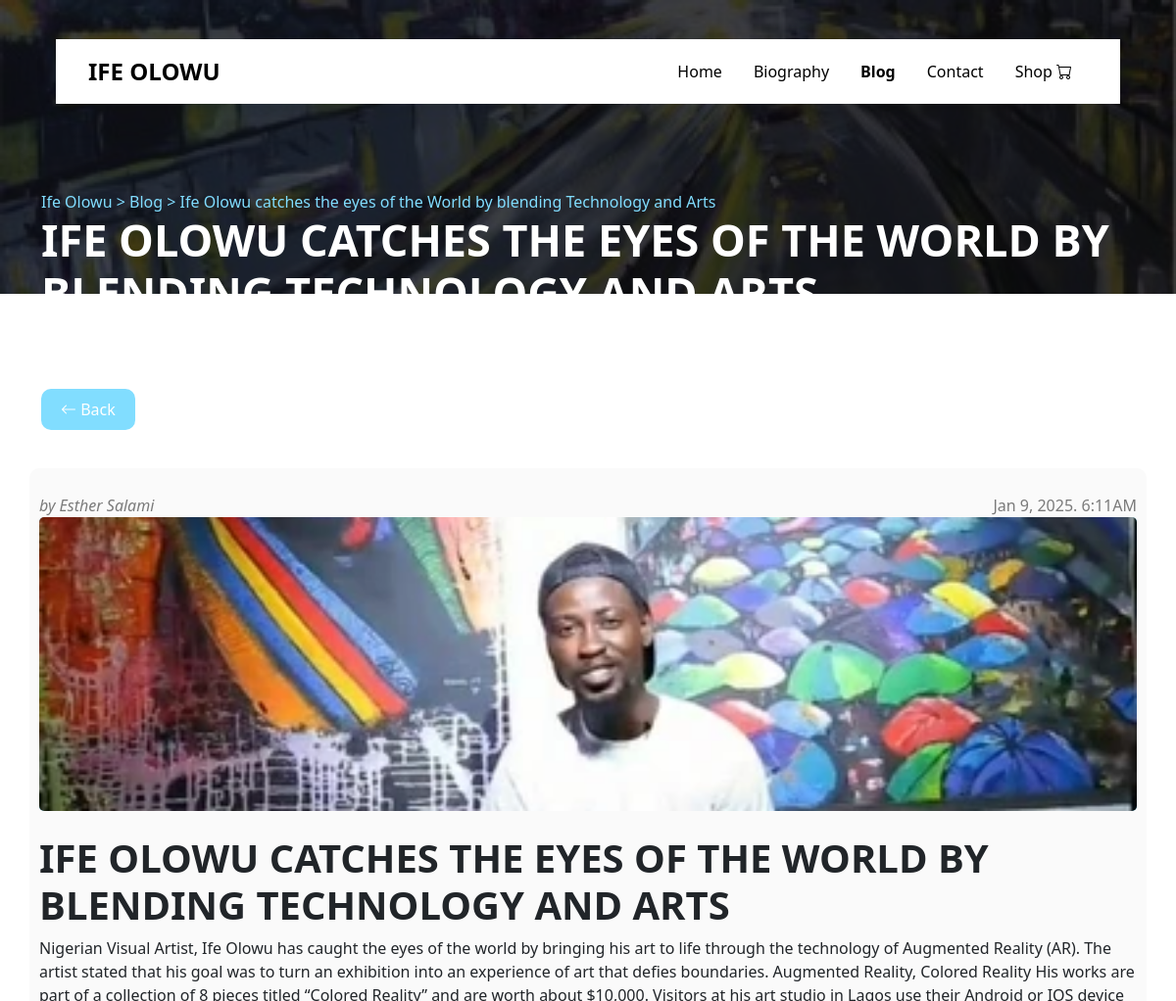
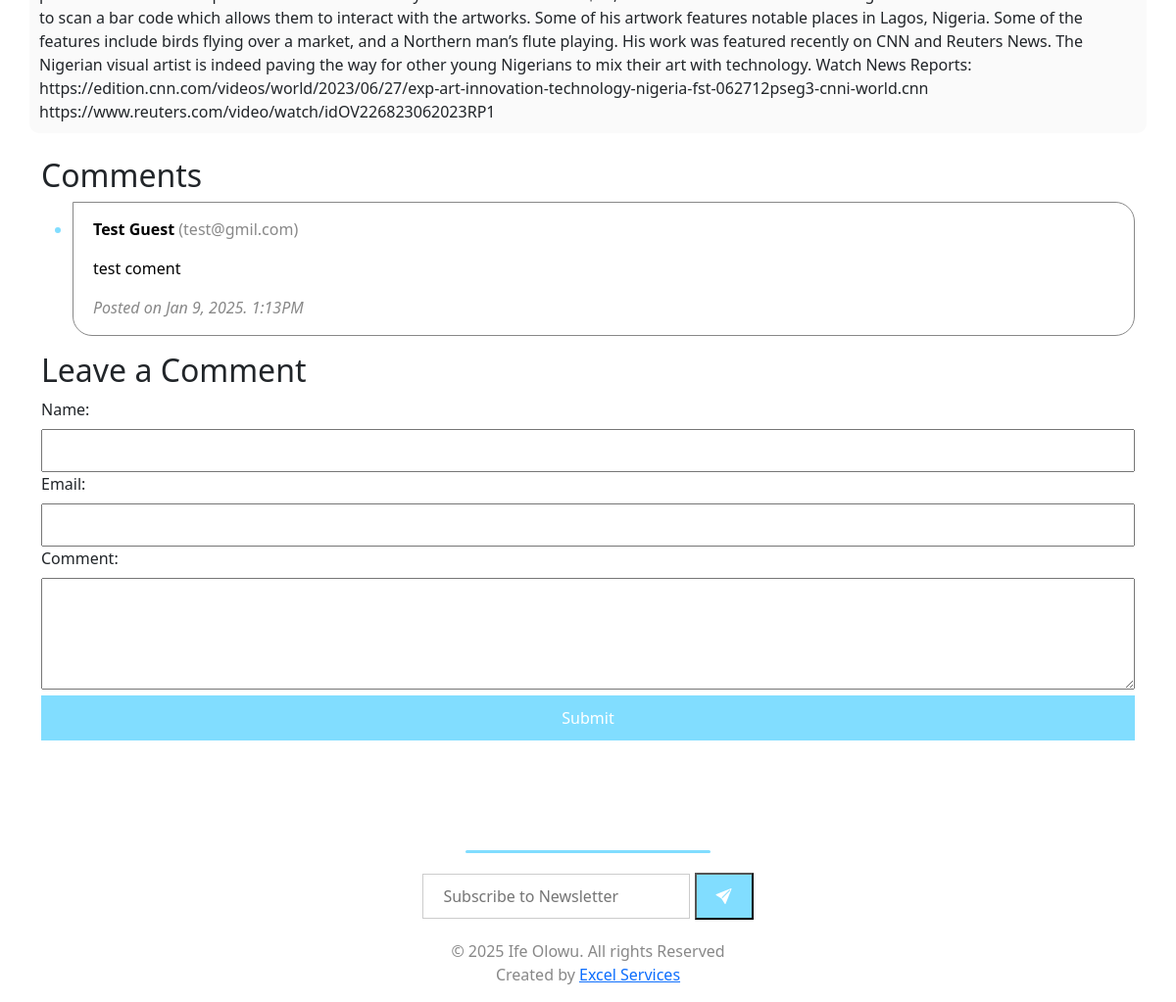
The page /blog/6/ on the database its author committed (2 pictures, top to bottom).
### blog/models.py (models this page shows, shortened)
class BlogPost(models.Model):
    id = models.AutoField(primary_key=True)
    title = models.CharField(max_length=200)
    image = models.ImageField(upload_to='blog/images/', blank=True, null=True)  # Blog post image
    content = models.TextField()
    author = models.CharField(max_length=100, blank=True, null=True)  # Optional author name
    date_created = models.DateTimeField(auto_now_add=True)

class Comment(models.Model):
    id = models.AutoField(primary_key=True)
    blog_post = models.ForeignKey(BlogPost, on_delete=models.CASCADE, related_name='comments')
    name = models.CharField(max_length=100)  # Name of the commenter
    email = models.EmailField()
    content = models.TextField()  # Comment content
    date_created = models.DateTimeField(auto_now_add=True)

### blog/views.py (the view)
# urls.py: path('<int:post_id>/', views.blog_detail, name='blog_detail'),
def blog_detail(request, post_id):
    post = get_object_or_404(BlogPost, id=post_id)
    comments = post.comments.all()  # Get all comments for the post
    if request.method == 'POST':
        form = CommentForm(request.POST)
        if form.is_valid():
            comment = form.save(commit=False)
            comment.blog_post = post  # Associate comment with the current blog post
            comment.save()
            messages.success(request, 'Your comment has been submitted successfully.')
            return redirect('blog_detail', post_id=post.id)
    else:
        messages.error(request, "You haven't Commented yet")
        form = CommentForm()
    return render(request, 'blog/blog_detail.html', {'post': post, 'comments': comments, 'form': form})

### blog/forms.py
class CommentForm(forms.ModelForm):
    class Meta:
        model = Comment
        fields = ['name', 'email', 'content']  # Fields to display in the form
        widgets = {
            'content': forms.Textarea(attrs={'rows': 4}),
        }

### blog/templates/blog/blog_detail.html (shortened to what this page needs)
{% load static %}
<!DOCTYPE html>
<html lang="en">
<head>
  <link href="https://cdn.jsdelivr.net/npm/bootstrap@5.3.0/dist/css/bootstrap.min.css" rel="stylesheet">
  <link href="https://cdn.jsdelivr.net/npm/bootstrap-icons/font/bootstrap-icons.css" rel="stylesheet">
   {% load humanize %}
</head>
<body>
<div class="container">
  <header class="header">
    <div class="container-fluid">
      <div class="d-flex justify-content-between align-items-center py-2 px-3">
        <div class="logo">
          <h1><b>IFE OLOWU</b></h1>
        </div>
        <nav class="d-none d-lg-block">
          <ul class="nav">
            <li class="nav-item">
              <a class="nav-link" href="{% url 'homepage' %}">Home</a>
            </li>
            <li class="nav-item">
              <a class="nav-link" href="{% url 'biography' %}">Biography</a>
            </li>
            <li class="nav-item">
              <a class="nav-link active" href="{% url 'blog_list' %}">Blog</a>
            </li>
            <li class="nav-item">
              <a class="nav-link" href="{% url 'contact' %}">Contact</a>
            </li>
            <li class="nav-item">
              <a class="nav-link" href="{% url 'product_list' %}">
                Shop <i class="bi bi-cart"></i>
              </a>
            </li>
          </ul>
        </nav>
      </div>
    </div>
  </header>
</div>
        <br><br>
        <div class="bkg-img">
            <img width="100%" src="{% static 'core\images\blog.jpg' %}" class="top-img" alt="shop">
        </div>
        <div class="info-area">
            <div class="container">
                <span style="color: #81ddff;"><a href="{% url 'homepage' %}" style="text-decoration: none; color: #81ddff;">Ife Olowu</a> > <a href="{% url 'blog_list' %}" style="text-decoration: none; color: #81ddff;">Blog</a> > {{ post.title }}</span>
                <h1 style="color: #fff; font-size: 45px;"><b>{{ post.title|upper }}</b></h1>
                <br><br><br>
                <a class="btn-back" href="{% url 'blog_list' %}"><i class="bi bi-arrow-left"></i> Back</a>
            </div>
            <br><br>
            <div class="container" style="display: static;">
                <div class="row">
                    <div class="post col"><p></p>
                        <span style="display: flex; justify-content: space-between;">
                            <span style="font-style: italic; color: #7a7a7a;">by {{ post.author }}</span>
                            <span style="color: #7a7a7a;">{{ post.date_created|date:"M j, Y. g:iA" }}</span>
                        </span>
                        <span class="img-blog">
                            <img class="blog-image" src="{{ post.image.url }}" alt="{{ post.title }}">
                        </span>
                        <br>
                        <span class="blog-content"><h1><b>{{ post.title|upper }}</b></h1>{{ post.content }}</span>
                    </div>
                    <div class="comments col-12"><br>
                    <h2>Comments</h2>
                    {% if comments %}
                        <ul>
                            {% for comment in comments %}
                                <li class="comment-s">
                                    <p><strong style="color: #000;">{{ comment.name }}</strong> ({{ comment.email }})</p>
                                    <p style="color: #000;">{{ comment.content }}</p>
                                    <p><em>Posted on {{ comment.date_created|date:"M j, Y. g:iA" }}</em></p>
                                </li>
                            {% endfor %}
                        </ul>
                    {% else %}
                        <p>No comments yet. Be the first to comment!</p>
                    {% endif %}
                    <h2>Leave a Comment</h2>
                        <form method="POST">
                            <div>
                                <label class="com" for="id_name">Name:</label>
                                <input class="com" type="text" name="name" id="id_name" value="{{ form.name.value|default:'' }}" required>
                            </div>
                            <div>
                                <label class="com" for="id_email">Email:</label>
                                <input class="com" type="email" name="email" id="id_email" value="{{ form.email.value|default:'' }}" required>
                            </div>
                            <div>
                                <label class="com" for="id_content">Comment:</label>
                                <textarea class="com" name="content" id="id_content" rows="4" required>{{ form.content.value|default:'' }}</textarea>
                            </div>
                            <button class="com" type="submit">Submit</button>
                        </form>
                    </div>
                </div>
            </div>
        </div>
<br>
<br><br>
        <footer class="">
            <center>
                <div class="footer-line"></div>
                <form class="newsletter" action="">
                    <input class="form-input" style="border: 1px solid #ccc;" type="email" placeholder="Subscribe to Newsletter">
                    <button class="form-input btn-blue"><i class="bi bi-send-fill"></i></button>
                </form>
                <p style="color: #888888;">&copy; <script>document.write(new Date().getFullYear())</script> Ife Olowu. All rights Reserved <br> Created by <a href="http://wa.me/+23430920952/">Excel Services</a></p>
            </center>
        </footer>
    </body>
</html>

### blog/templates/blog/blog_detail.html (style rules this page uses)
img { pointer-events: none; -webkit-user-select: none; -moz-user-select: none; -ms-user-select: none; user-select: none; -webkit-user-drag: none; user-drag: none; }
.header { background: #fff; box-shadow: 0px 0px 20px rgba(0, 0, 0, 0.1); position: sticky; top: 0; z-index: 0; margin: 40px 15px; padding: 5px; }
.logo h1 { font-size: 24px; font-weight: bold; margin: 0; color: #000; }
.nav-link { color: #000 !important; }
.active { font-weight: bold !important; }
.footer-line { width: 250px; height: 3px; background-color: #81ddff; border-radius: 10px; }
.form-input { padding: 10px 20px; }
.btn-blue { background-color: #81ddff; border-radius: 0; color: #fff; }
.newsletter { margin: 20px; }
.top-img { position: absolute; top: 0; height: 300px; width: 100%; z-index: -1; filter: brightness(30%); object-fit: cover; }
.btn-back { background-color: #81ddff; color: #fff; border-radius: 10px; padding: 10px 20px; text-decoration: none; }
.post { background-color: #fafafa; border-radius: 10px; padding: 10px; }
.img-blog { background-color: #81ddff; width: 100%; height: 300px; border-radius: 5px; display: block; }
.blog-image { width: 100%; height: 100%; object-fit: cover; border-radius: 5px; }
label.com { display: block; margin-bottom: 0.5em; }
input.com, textarea.com { width: 100%; padding: 0.5em; font-size: 1em; }
button.com { padding: 0.7em 1.5em; background-color: #81ddff; color: #fff; border: none; cursor: pointer; width: 100%; }
.comment-s { border: 1px solid #888888; padding: 15px 20px 0px 20px; margin-bottom: 10px; border-radius: 0 20px 20px 20px; color: #888888; }
.comment-s::marker { color: #81ddff; }

### rows shown on the page
BlogPost: title "Ife Olowu catches the eyes of the World by blending Technology and Arts", title "IFE OLOWU CATCHES THE EYES OF THE WORLD BY BLENDING TECHNOLOGY AND ARTS", author "Esther Salami", date_created "Jan 9, 2025. 6:11AM", image (picture), content "Nigerian Visual Artist, Ife Olowu has caught the eyes of the world by bringing his art to life through the technology of Augmented Reality (AR). The artist stated that his goal was to turn an exhibition into an experience of art that defies boundaries. Augmented Reality, Colored Reality His works are part of a collection of 8 pieces titled “Colored Reality” and are worth about $10,000. Visitors at his art studio in Lagos use their Android or IOS device to scan a bar code which allows them to interact with the artworks. Some of his artwork features notable places in Lagos, Nigeria. Some of the features include birds flying over a market, and a Northern man’s flute playing. His work was…"
Comment: name "Test Guest", email "test@gmil.com", content "test coment", date_created "Jan 9, 2025. 1:13PM"
